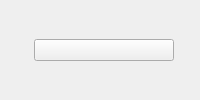
        <widget class="QFrame" name="novaNewsBar">
         <layout class="QHBoxLayout" name="newsLayout">
          <property name="spacing">
           <number>6</number>
          </property>
          <property name="leftMargin">
           <number>12</number>
          </property>
          <property name="topMargin">
           <number>4</number>
          </property>
          <property name="rightMargin">
           <number>6</number>
          </property>
          <property name="bottomMargin">
           <number>4</number>
          </property>
          <item>
           <widget class="QLabel" name="newsIcon">
            <property name="minimumSize">
             <size>
              <width>16</width>
              <height>16</height>
             </size>
            </property>
           </widget>
          </item>
          <item>
           <widget class="QPushButton" name="newsLabel">
            <property name="novaRole" stdset="0">
             <string notr="true">news</string>
            </property>
            <property name="sizePolicy">
             <sizepolicy hsizetype="Expanding" vsizetype="Fixed">
              <horstretch>0</horstretch>
              <verstretch>0</verstretch>
             </sizepolicy>
            </property>
            <property name="focusPolicy">
             <enum>Qt::FocusPolicy::TabFocus</enum>
            </property>
           </widget>
          </item>
          <item>
           <widget class="QToolButton" name="moreNewsButton">
            <property name="toolButtonStyle">
             <enum>Qt::ToolButtonStyle::ToolButtonTextOnly</enum>
            </property>
            <property name="autoRaise">
             <bool>true</bool>
            </property>
           </widget>
          </item>
         </layout>
        </widget>
